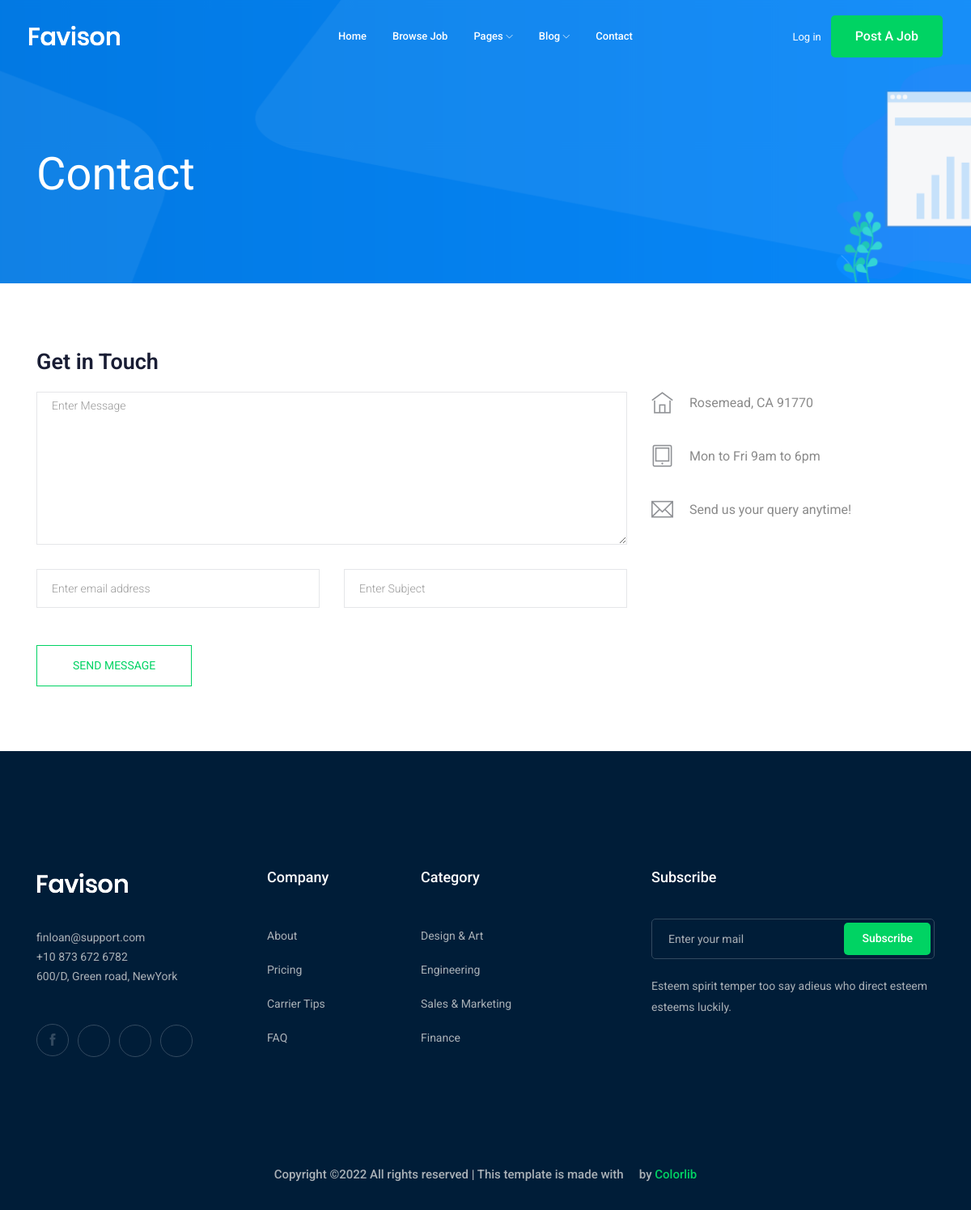
The app's page /contact/, older data.
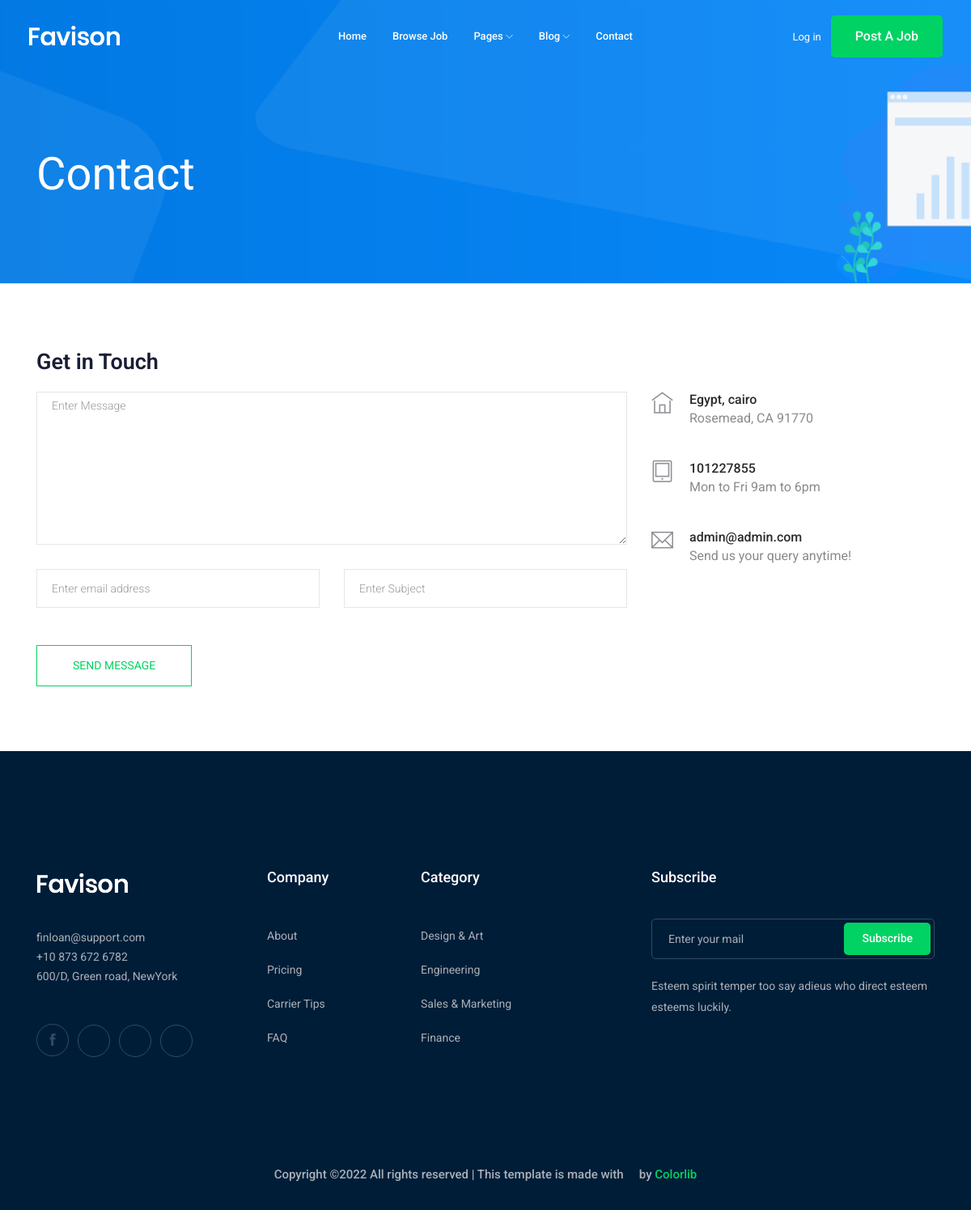
The same page, newer data.
### contact/models.py (models this page shows)
class Info(models.Model):
    adress=models.CharField(max_length=50)
    phone=models.IntegerField()
    email=models.EmailField(max_length=100)

### contact/views.py (the view, shortened to what this page needs)
# urls.py: path('',views.send_email,name='send_email'),
def send_email(request):
    info=Info.objects.first()
    return render(request,"contact/contact.html",{'info':info})

### contact/templates/contact/contact.html (shortened to what this page needs)
{% extends "base.html" %}
{% block content %}
    <div class="bradcam_area bradcam_bg_1">
        <div class="container">
            <div class="row">
                <div class="col-xl-12">
                    <div class="bradcam_text">
                        <h3>contact</h3>
                    </div>
                </div>
            </div>
        </div>
    </div>
  <section class="contact-section section_padding">
    <div class="container">
      <div class="row">
        <div class="col-12">
          <h2 class="contact-title">Get in Touch</h2>
        </div>
        <div class="col-lg-8">
          <form class="form-contact contact_form"  method="POST"  novalidate="novalidate">
            <div class="row">
              <div class="col-12">
                <div class="form-group">
                    <textarea class="form-control w-100" name="msg" id="message" cols="30" rows="9" onfocus="this.placeholder = ''" onblur="this.placeholder = 'Enter Message'" placeholder = 'Enter Message'></textarea>
                </div>
              </div>
              <div class="col-sm-6">
                <div class="form-group">
                  <input class="form-control" name="email" id="email" type="email" onfocus="this.placeholder = ''" onblur="this.placeholder = 'Enter email address'" placeholder = 'Enter email address'>
                </div>
              </div>
              <div class="col-sm-6">
                <div class="form-group">
                  <input class="form-control" name="subject" id="subject" type="text" onfocus="this.placeholder = ''" onblur="this.placeholder = 'Enter Subject'" placeholder = 'Enter Subject'>
                </div>
              </div>
            </div>
            <div class="form-group mt-3">
              <button type="submit" class="button button-contactForm btn_4 boxed-btn">Send Message</button>
            </div>
          </form>
        </div>
        <div class="col-lg-4">
          <div class="media contact-info">
            <span class="contact-info__icon"><i class="ti-home"></i></span>
            <div class="media-body">
              <h3>{{info.adress}}</h3>
              <p>Rosemead, CA 91770</p>
            </div>
          </div>
          <div class="media contact-info">
            <span class="contact-info__icon"><i class="ti-tablet"></i></span>
            <div class="media-body">
              <h3>{{info.phone}}</h3>
              <p>Mon to Fri 9am to 6pm</p>
            </div>
          </div>
          <div class="media contact-info">
            <span class="contact-info__icon"><i class="ti-email"></i></span>
            <div class="media-body">
              <h3>{{info.email}}</h3>
              <p>Send us your query anytime!</p>
            </div>
          </div>
        </div>
      </div>
    </div>
  </section>
{% endblock content %}

Row changes from the older to the newer data that the page shows:
added Info: adress "Egypt, cairo", phone "101227855", email "admin@admin.com"
